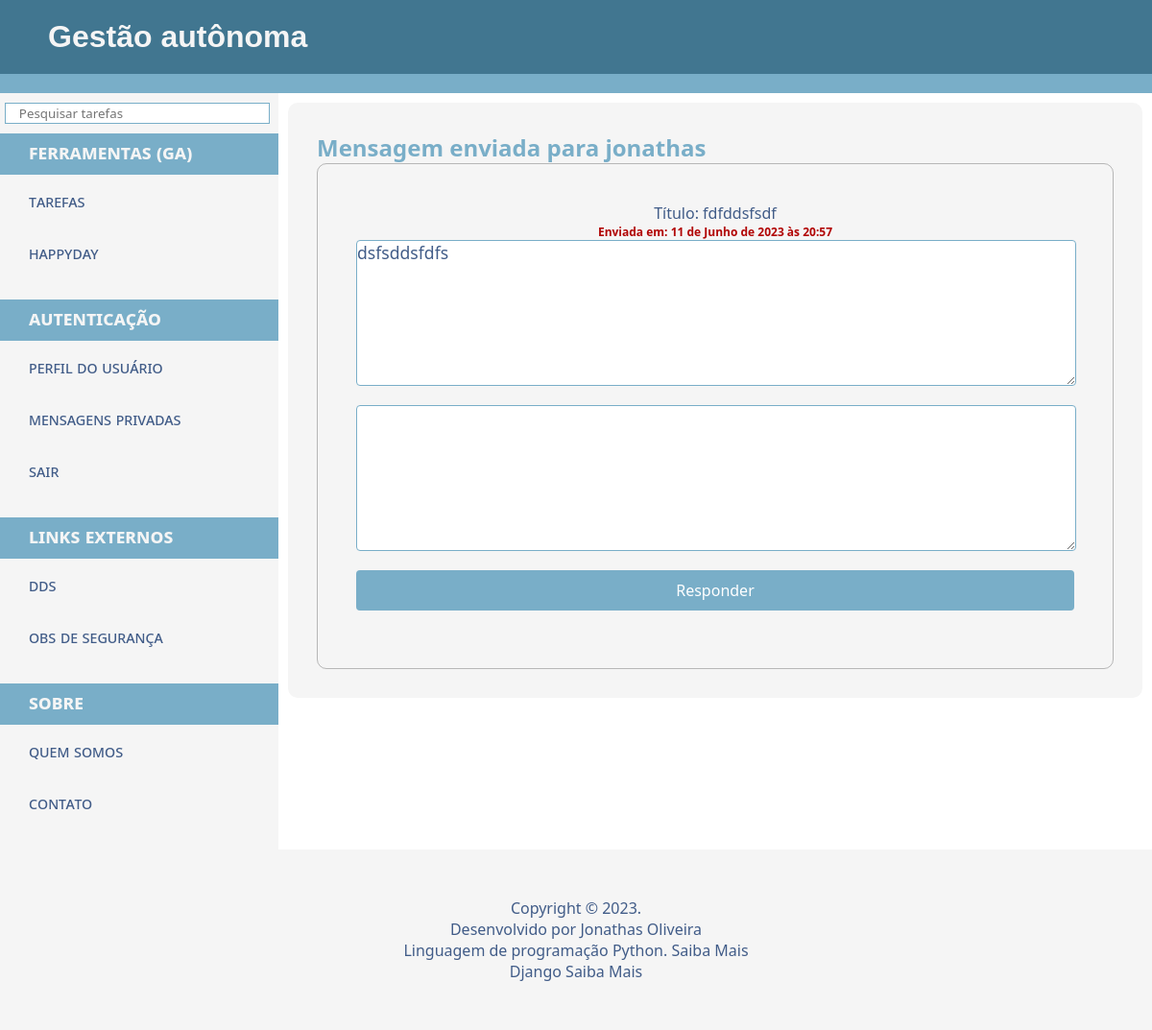
The app's page /messages/2/ (signed in) with its own data.
### accounts/models.py (models this page shows, shortened)
class Message(models.Model):
    sender = models.ForeignKey(get_user_model(), on_delete=models.PROTECT, related_name='mensagens_enviadas', default=get_user_model())
    addressee = models.ForeignKey(User, related_name='mensagens_recebidas', on_delete=models.CASCADE)
    title = models.CharField(max_length=100)
    content = models.TextField()
    send_date = models.DateTimeField(auto_now_add=True)

### accounts/views.py (the view)
# urls.py: path('messages/<int:id>/', views.messageView, name='msg'),
@login_required
def messageView(request, id):
    message = get_object_or_404(Message, pk=id)
    return render(request, 'message.html', {'mp': message})

### main/context_global.py (called while the page is built)
def pic_global(request):
    profile = None
    if request.user.is_authenticated:
        if UserProfile.objects.filter(user=request.user).exists():
            profile = UserProfile.objects.get(user=request.user)
    return {'profile': profile}

### accounts/templates/message.html (shortened to what this page needs)
{% extends 'base.html' %}
{% block main %}
<article>
    <h1>Mensagem enviada para {{ mp.addressee }}</h1>
    <div class="box-out">
        <p>Título: {{ mp.title }}</p>
        <h6 class="dateEnd">Enviada em: {{ mp.send_date }}</h6>
        <textarea cols="30" rows="10" readonly>{{ mp.content }}</textarea>
        <textarea name="resposta" cols="30" rows="10"></textarea>
        <input type="submit" value="Responder">
    </div>
</article>
{% endblock %}

### main/templates/static/css/style.css (style rules this page uses)
* { font-family: 'Segoe UI', Tahoma, Geneva, Verdana, sans-serif; padding: 0; margin: 0; color: #415C88; }
h1 { color: #79AEC8; }
body { display: flex; flex-direction: column; min-height: 100vh; background-color: white; }
article { background-color: whitesmoke; border-radius: 10px; margin: 10px; padding: 30px; }
article p { text-align: center; }
.box-out { display: flex; flex-direction: column; align-items: center; padding: 40px; border: 1px solid rgba(0, 0, 0, 0.253); border-radius: 10px; }
.dateEnd { text-align: right; color: #b10404; font-size: 12px; }
input, select { width: 100%; padding: 10px 0px; background-color: white; border: 1px solid #79AEC8; border-radius: 4px; margin-bottom: 20px; box-sizing: border-box; }
input[type="submit"] { width: 100%; padding: 10px; background-color: #79AEC8; color: #fff; border: none; border-radius: 4px; cursor: pointer; font-size: 16px; }
textarea { font-size: 1.1em; background-color: #ffff; margin: auto; width: 100%; height: 150px; border: 1px solid #79AEC8;; border-radius: 4px; margin-bottom: 20px; }

### records on screen
Message: addressee "jonathas", title "fdfddsfsdf", send_date "11 de Junho de 2023 às 20:57", content "dsfsddsfdfs"
